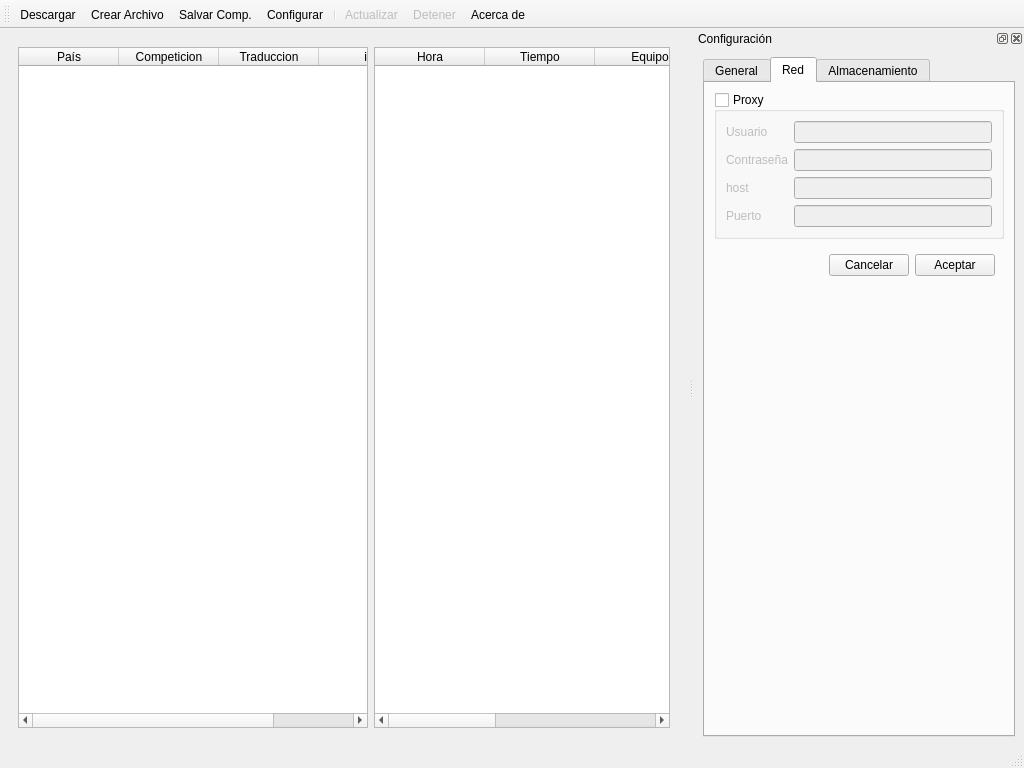
<?xml version="1.0" encoding="UTF-8"?>
<ui version="4.0">
 <class>MainWindow</class>
 <widget class="QMainWindow" name="MainWindow">
  <property name="geometry">
   <rect>
    <x>0</x>
    <y>0</y>
    <width>1024</width>
    <height>768</height>
   </rect>
  </property>
  <property name="sizePolicy">
   <sizepolicy hsizetype="Expanding" vsizetype="Expanding">
    <horstretch>0</horstretch>
    <verstretch>0</verstretch>
   </sizepolicy>
  </property>
  <property name="minimumSize">
   <size>
    <width>1024</width>
    <height>768</height>
   </size>
  </property>
  <property name="windowTitle">
   <string>LiveScore Futbol</string>
  </property>
  <property name="windowIcon">
   <iconset>
    <normaloff>../Recursos/iconos/ico.png</normaloff>../Recursos/iconos/ico.png</iconset>
  </property>
  <property name="toolButtonStyle">
   <enum>Qt::ToolButtonTextUnderIcon</enum>
  </property>
  <widget class="QWidget" name="centralwidget">
   <layout class="QVBoxLayout" name="verticalLayout">
    <item>
     <widget class="QWidget" name="widget" native="true">
      <layout class="QHBoxLayout" name="horizontalLayout_3">
       <item>
        <widget class="QTableWidget" name="tbCompeticion">
         <property name="sizePolicy">
          <sizepolicy hsizetype="Minimum" vsizetype="Expanding">
           <horstretch>0</horstretch>
           <verstretch>0</verstretch>
          </sizepolicy>
         </property>
         <property name="minimumSize">
          <size>
           <width>350</width>
           <height>0</height>
          </size>
         </property>
         <property name="selectionBehavior">
          <enum>QAbstractItemView::SelectRows</enum>
         </property>
         <attribute name="horizontalHeaderDefaultSectionSize">
          <number>100</number>
         </attribute>
         <attribute name="horizontalHeaderMinimumSectionSize">
          <number>20</number>
         </attribute>
         <attribute name="horizontalHeaderStretchLastSection">
          <bool>true</bool>
         </attribute>
         <attribute name="verticalHeaderVisible">
          <bool>false</bool>
         </attribute>
         <column>
          <property name="text">
           <string>País</string>
          </property>
         </column>
         <column>
          <property name="text">
           <string>Competicion</string>
          </property>
         </column>
         <column>
          <property name="text">
           <string>Traduccion</string>
          </property>
         </column>
         <column>
          <property name="text">
           <string>id</string>
          </property>
         </column>
        </widget>
       </item>
       <item>
        <widget class="QTableWidget" name="tbJuegos">
         <attribute name="horizontalHeaderCascadingSectionResizes">
          <bool>false</bool>
         </attribute>
         <attribute name="horizontalHeaderDefaultSectionSize">
          <number>110</number>
         </attribute>
         <attribute name="horizontalHeaderStretchLastSection">
          <bool>true</bool>
         </attribute>
         <attribute name="verticalHeaderCascadingSectionResizes">
          <bool>false</bool>
         </attribute>
         <column>
          <property name="text">
           <string>Hora</string>
          </property>
         </column>
         <column>
          <property name="text">
           <string>Tiempo</string>
          </property>
         </column>
         <column>
          <property name="text">
           <string>Equipo</string>
          </property>
         </column>
         <column>
          <property name="text">
           <string>Resultado</string>
          </property>
         </column>
         <column>
          <property name="text">
           <string>Equipo</string>
          </property>
         </column>
        </widget>
       </item>
      </layout>
     </widget>
    </item>
   </layout>
  </widget>
  <widget class="QStatusBar" name="statusbar"/>
  <widget class="QToolBar" name="toolBar">
   <property name="windowTitle">
    <string>toolBar</string>
   </property>
   <property name="layoutDirection">
    <enum>Qt::LeftToRight</enum>
   </property>
   <property name="iconSize">
    <size>
     <width>30</width>
     <height>30</height>
    </size>
   </property>
   <property name="toolButtonStyle">
    <enum>Qt::ToolButtonTextUnderIcon</enum>
   </property>
   <attribute name="toolBarArea">
    <enum>TopToolBarArea</enum>
   </attribute>
   <attribute name="toolBarBreak">
    <bool>false</bool>
   </attribute>
   <addaction name="actionDescargar"/>
   <addaction name="actionCrear_Archivo"/>
   <addaction name="actionSalvar_Comp"/>
   <addaction name="actionConfigurar"/>
   <addaction name="separator"/>
   <addaction name="actionActualizar"/>
   <addaction name="actionDetener"/>
   <addaction name="actionAyuda"/>
  </widget>
  <widget class="QDockWidget" name="dockWConfig">
   <property name="enabled">
    <bool>true</bool>
   </property>
   <property name="layoutDirection">
    <enum>Qt::LeftToRight</enum>
   </property>
   <property name="features">
    <set>QDockWidget::AllDockWidgetFeatures</set>
   </property>
   <property name="windowTitle">
    <string>Configuración</string>
   </property>
   <attribute name="dockWidgetArea">
    <number>2</number>
   </attribute>
   <widget class="QWidget" name="dockWidgetContents_3">
    <layout class="QHBoxLayout" name="horizontalLayout">
     <item>
      <widget class="QTabWidget" name="tabWidget">
       <property name="currentIndex">
        <number>1</number>
       </property>
       <widget class="QWidget" name="tabConfGeneral">
        <attribute name="title">
         <string>General</string>
        </attribute>
        <layout class="QGridLayout" name="gridLayout_2">
         <item row="0" column="0">
          <widget class="QGroupBox" name="groupBox_3">
           <property name="title">
            <string>URLs de Descarga</string>
           </property>
           <layout class="QFormLayout" name="formLayout_3">
            <item row="0" column="0">
             <widget class="QLabel" name="label_10">
              <property name="text">
               <string>index</string>
              </property>
             </widget>
            </item>
            <item row="0" column="1">
             <widget class="QLineEdit" name="leditUrlIndex"/>
            </item>
            <item row="1" column="0">
             <widget class="QLabel" name="label_11">
              <property name="text">
               <string>Banderas</string>
              </property>
             </widget>
            </item>
            <item row="1" column="1">
             <widget class="QLineEdit" name="leditUrlFlags"/>
            </item>
           </layout>
          </widget>
         </item>
         <item row="1" column="0">
          <widget class="QGroupBox" name="groupBox_4">
           <property name="title">
            <string>Directorios</string>
           </property>
           <layout class="QFormLayout" name="formLayout_4">
            <item row="6" column="0">
             <widget class="QLabel" name="label_12">
              <property name="text">
               <string>Salvar Datos</string>
              </property>
             </widget>
            </item>
            <item row="2" column="0">
             <widget class="QLabel" name="label_13">
              <property name="text">
               <string>Recursos</string>
              </property>
             </widget>
            </item>
            <item row="2" column="1">
             <widget class="QLineEdit" name="leditDirRecursos"/>
            </item>
            <item row="4" column="1">
             <widget class="QLineEdit" name="leditDirFichConf"/>
            </item>
            <item row="6" column="1">
             <widget class="QLineEdit" name="leditDirSalvaDatos"/>
            </item>
            <item row="4" column="0">
             <widget class="QLabel" name="label_14">
              <property name="text">
               <string>Fichero Conf.</string>
              </property>
             </widget>
            </item>
           </layout>
          </widget>
         </item>
         <item row="2" column="0">
          <widget class="QGroupBox" name="groupBox_5">
           <property name="title">
            <string>Actualizacion</string>
           </property>
           <layout class="QGridLayout" name="gridLayout">
            <item row="0" column="0">
             <widget class="QLabel" name="label_15">
              <property name="text">
               <string>Tiempo</string>
              </property>
             </widget>
            </item>
            <item row="0" column="1">
             <widget class="QLineEdit" name="leditTiempoAct"/>
            </item>
            <item row="0" column="2">
             <spacer name="horizontalSpacer">
              <property name="orientation">
               <enum>Qt::Horizontal</enum>
              </property>
              <property name="sizeHint" stdset="0">
               <size>
                <width>93</width>
                <height>20</height>
               </size>
              </property>
             </spacer>
            </item>
           </layout>
          </widget>
         </item>
         <item row="3" column="0">
          <widget class="QWidget" name="widget_4" native="true">
           <layout class="QHBoxLayout" name="horizontalLayout_6">
            <item>
             <spacer name="horizontalSpacer_2">
              <property name="orientation">
               <enum>Qt::Horizontal</enum>
              </property>
              <property name="sizeHint" stdset="0">
               <size>
                <width>106</width>
                <height>20</height>
               </size>
              </property>
             </spacer>
            </item>
            <item>
             <widget class="QPushButton" name="btnCancelarInfGeneral">
              <property name="text">
               <string>Cancelar</string>
              </property>
             </widget>
            </item>
            <item>
             <widget class="QPushButton" name="btnGuardarInfGeneral">
              <property name="text">
               <string>Aceptar</string>
              </property>
             </widget>
            </item>
           </layout>
          </widget>
         </item>
         <item row="4" column="0">
          <spacer name="verticalSpacer">
           <property name="orientation">
            <enum>Qt::Vertical</enum>
           </property>
           <property name="sizeHint" stdset="0">
            <size>
             <width>20</width>
             <height>40</height>
            </size>
           </property>
          </spacer>
         </item>
        </layout>
       </widget>
       <widget class="QWidget" name="tabConfRed">
        <attribute name="title">
         <string>Red</string>
        </attribute>
        <layout class="QVBoxLayout" name="verticalLayout_3">
         <item>
          <widget class="QGroupBox" name="groupBox">
           <property name="title">
            <string>Proxy</string>
           </property>
           <property name="checkable">
            <bool>true</bool>
           </property>
           <property name="checked">
            <bool>false</bool>
           </property>
           <layout class="QFormLayout" name="formLayout_2">
            <property name="fieldGrowthPolicy">
             <enum>QFormLayout::AllNonFixedFieldsGrow</enum>
            </property>
            <item row="0" column="0">
             <widget class="QLabel" name="label">
              <property name="text">
               <string>Usuario</string>
              </property>
             </widget>
            </item>
            <item row="0" column="1">
             <widget class="QLineEdit" name="leditPxUser"/>
            </item>
            <item row="1" column="0">
             <widget class="QLabel" name="label_2">
              <property name="text">
               <string>Contraseña</string>
              </property>
             </widget>
            </item>
            <item row="1" column="1">
             <widget class="QLineEdit" name="leditPxPass">
              <property name="echoMode">
               <enum>QLineEdit::Password</enum>
              </property>
             </widget>
            </item>
            <item row="2" column="0">
             <widget class="QLabel" name="label_3">
              <property name="text">
               <string>host</string>
              </property>
             </widget>
            </item>
            <item row="2" column="1">
             <widget class="QLineEdit" name="leditPxHost"/>
            </item>
            <item row="3" column="0">
             <widget class="QLabel" name="label_4">
              <property name="text">
               <string>Puerto</string>
              </property>
             </widget>
            </item>
            <item row="3" column="1">
             <widget class="QLineEdit" name="leditPxPort">
              <property name="echoMode">
               <enum>QLineEdit::Normal</enum>
              </property>
             </widget>
            </item>
           </layout>
          </widget>
         </item>
         <item>
          <widget class="QWidget" name="widget_5" native="true">
           <layout class="QHBoxLayout" name="horizontalLayout_7">
            <item>
             <spacer name="horizontalSpacer_3">
              <property name="orientation">
               <enum>Qt::Horizontal</enum>
              </property>
              <property name="sizeHint" stdset="0">
               <size>
                <width>106</width>
                <height>20</height>
               </size>
              </property>
             </spacer>
            </item>
            <item>
             <widget class="QPushButton" name="btnCancelarInfRed">
              <property name="text">
               <string>Cancelar</string>
              </property>
             </widget>
            </item>
            <item>
             <widget class="QPushButton" name="btnGuardarInfRed">
              <property name="text">
               <string>Aceptar</string>
              </property>
             </widget>
            </item>
           </layout>
          </widget>
         </item>
         <item>
          <spacer name="verticalSpacer_2">
           <property name="orientation">
            <enum>Qt::Vertical</enum>
           </property>
           <property name="sizeHint" stdset="0">
            <size>
             <width>20</width>
             <height>40</height>
            </size>
           </property>
          </spacer>
         </item>
        </layout>
       </widget>
       <widget class="QWidget" name="tabConfBD">
        <attribute name="title">
         <string>Almacenamiento</string>
        </attribute>
        <layout class="QVBoxLayout" name="verticalLayout_4">
         <item>
          <widget class="QGroupBox" name="groupBox_2">
           <property name="title">
            <string>Base de Datos</string>
           </property>
           <property name="checkable">
            <bool>true</bool>
           </property>
           <property name="checked">
            <bool>false</bool>
           </property>
           <layout class="QFormLayout" name="formLayout">
            <item row="0" column="0">
             <widget class="QLabel" name="label_9">
              <property name="text">
               <string>Nombre BD</string>
              </property>
             </widget>
            </item>
            <item row="0" column="1">
             <widget class="QLineEdit" name="leditBDName"/>
            </item>
            <item row="1" column="0">
             <widget class="QLabel" name="label_6">
              <property name="text">
               <string>Usuario</string>
              </property>
             </widget>
            </item>
            <item row="1" column="1">
             <widget class="QLineEdit" name="leditBDUser"/>
            </item>
            <item row="2" column="0">
             <widget class="QLabel" name="label_7">
              <property name="text">
               <string>Contraseña</string>
              </property>
             </widget>
            </item>
            <item row="2" column="1">
             <widget class="QLineEdit" name="leditBDPass"/>
            </item>
            <item row="3" column="0">
             <widget class="QLabel" name="label_5">
              <property name="text">
               <string>host</string>
              </property>
             </widget>
            </item>
            <item row="3" column="1">
             <widget class="QLineEdit" name="leditBDHost"/>
            </item>
            <item row="4" column="0">
             <widget class="QLabel" name="label_8">
              <property name="text">
               <string>Puerto</string>
              </property>
             </widget>
            </item>
            <item row="4" column="1">
             <widget class="QLineEdit" name="leditBDPort"/>
            </item>
           </layout>
           <zorder>label_5</zorder>
           <zorder>label_6</zorder>
           <zorder>label_7</zorder>
           <zorder>leditBDUser</zorder>
           <zorder>label_8</zorder>
           <zorder>leditBDPass</zorder>
           <zorder>leditBDHost</zorder>
           <zorder>leditBDPort</zorder>
           <zorder>label_9</zorder>
           <zorder>leditBDName</zorder>
          </widget>
         </item>
         <item>
          <widget class="QWidget" name="widget_6" native="true">
           <layout class="QHBoxLayout" name="horizontalLayout_8">
            <item>
             <spacer name="horizontalSpacer_4">
              <property name="orientation">
               <enum>Qt::Horizontal</enum>
              </property>
              <property name="sizeHint" stdset="0">
               <size>
                <width>106</width>
                <height>20</height>
               </size>
              </property>
             </spacer>
            </item>
            <item>
             <widget class="QPushButton" name="btnCancelarInfBD">
              <property name="text">
               <string>Cancelar</string>
              </property>
             </widget>
            </item>
            <item>
             <widget class="QPushButton" name="btnGuardarInfBD">
              <property name="text">
               <string>Aceptar</string>
              </property>
             </widget>
            </item>
           </layout>
          </widget>
         </item>
         <item>
          <spacer name="verticalSpacer_3">
           <property name="orientation">
            <enum>Qt::Vertical</enum>
           </property>
           <property name="sizeHint" stdset="0">
            <size>
             <width>20</width>
             <height>200</height>
            </size>
           </property>
          </spacer>
         </item>
        </layout>
       </widget>
      </widget>
     </item>
    </layout>
   </widget>
  </widget>
  <action name="actionConfigurar">
   <property name="icon">
    <iconset>
     <normaloff>../Recursos/iconos/Configure.png</normaloff>../Recursos/iconos/Configure.png</iconset>
   </property>
   <property name="text">
    <string>Configurar</string>
   </property>
   <property name="toolTip">
    <string>Configurar</string>
   </property>
  </action>
  <action name="actionDescargar">
   <property name="icon">
    <iconset>
     <normaloff>../Recursos/iconos/Downloads Library.png</normaloff>../Recursos/iconos/Downloads Library.png</iconset>
   </property>
   <property name="text">
    <string>Descargar</string>
   </property>
   <property name="toolTip">
    <string>Descargar</string>
   </property>
  </action>
  <action name="actionDetener">
   <property name="enabled">
    <bool>false</bool>
   </property>
   <property name="icon">
    <iconset>
     <normaloff>../Recursos/iconos/Power - Shut Down.png</normaloff>../Recursos/iconos/Power - Shut Down.png</iconset>
   </property>
   <property name="text">
    <string>Detener</string>
   </property>
   <property name="toolTip">
    <string>Detener Actualizacion</string>
   </property>
  </action>
  <action name="actionActualizar">
   <property name="enabled">
    <bool>false</bool>
   </property>
   <property name="icon">
    <iconset>
     <normaloff>../Recursos/iconos/Power - Restart.png</normaloff>../Recursos/iconos/Power - Restart.png</iconset>
   </property>
   <property name="text">
    <string>Actualizar</string>
   </property>
   <property name="toolTip">
    <string>Actualizar</string>
   </property>
  </action>
  <action name="actionAyuda">
   <property name="icon">
    <iconset>
     <normaloff>../Recursos/iconos/Default.png</normaloff>../Recursos/iconos/Default.png</iconset>
   </property>
   <property name="text">
    <string>Acerca de</string>
   </property>
   <property name="toolTip">
    <string>Acerca de</string>
   </property>
  </action>
  <action name="actionCrear_Archivo">
   <property name="icon">
    <iconset>
     <normaloff>../Recursos/iconos/Notepad.png</normaloff>../Recursos/iconos/Notepad.png</iconset>
   </property>
   <property name="text">
    <string>Crear Archivo</string>
   </property>
   <property name="toolTip">
    <string>Crear Archivo</string>
   </property>
  </action>
  <action name="actionSalvar_Comp">
   <property name="icon">
    <iconset>
     <normaloff>../Recursos/iconos/Tasks.png</normaloff>../Recursos/iconos/Tasks.png</iconset>
   </property>
   <property name="text">
    <string>Salvar Comp.</string>
   </property>
   <property name="toolTip">
    <string>Salvar las competiciones que se van a mostrar</string>
   </property>
  </action>
 </widget>
 <resources/>
 <connections/>
</ui>
